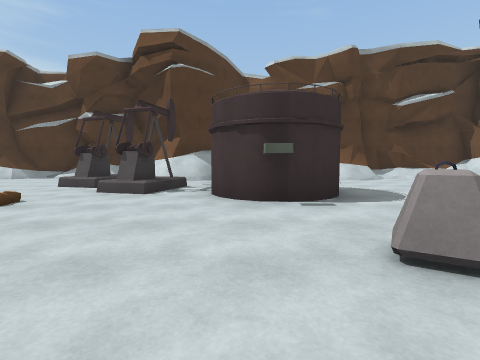
[1] (above)

21 first-person views from a walk through a 3-D level made in the Unity game engine. The camera is 1.2 m above the floor, tilts 4° down and sees 85° across. The floor is counted in squares, 2 m on a side. Each view is taken from the middle of a square. On the plan, view 1 faces up. The plan holds only what a view shows up to about 9 squares ahead; the rest is blank. The place goes on beyond the plan. Some surface patterns are stand-ins.

[2]
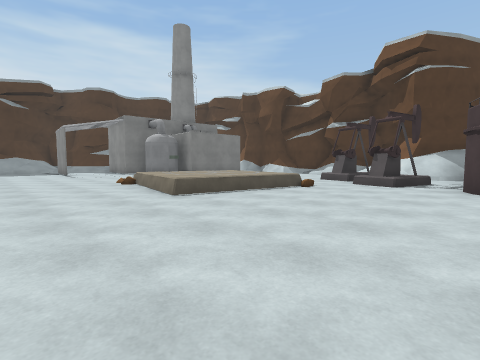

[3]
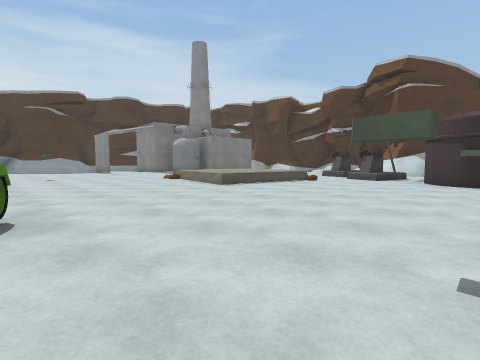

[4]
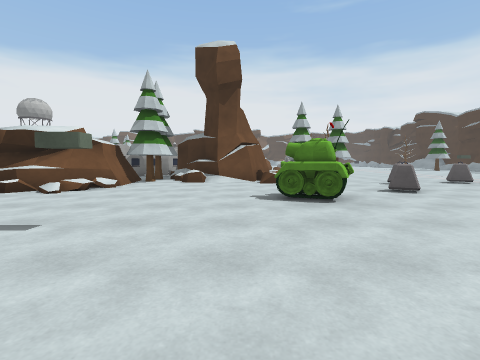

[5]
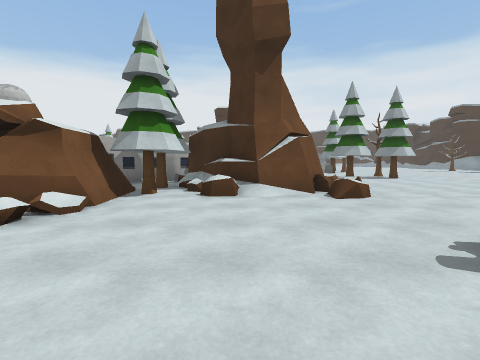

[6]
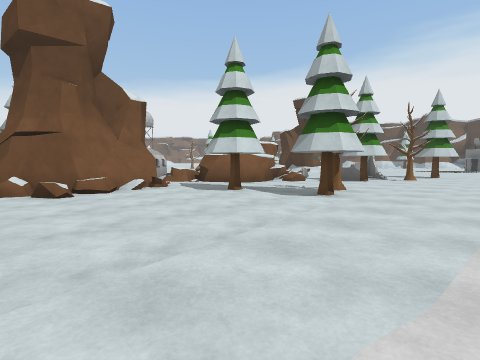

[7]
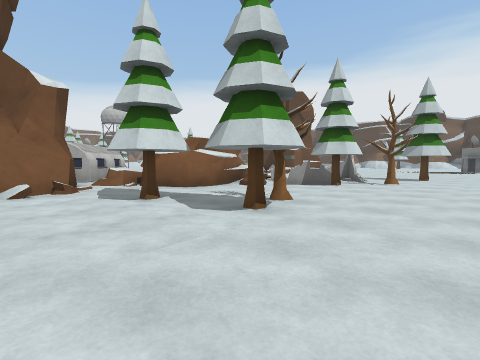

[8]
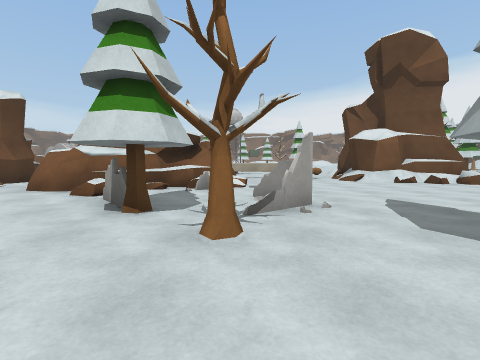

[9]
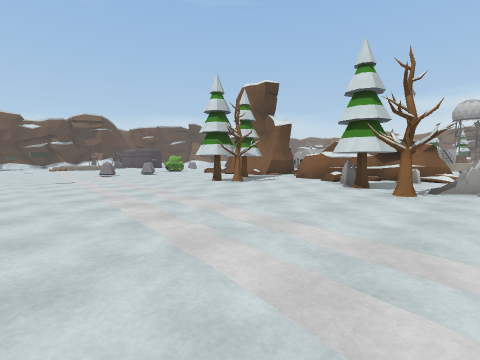

[10]
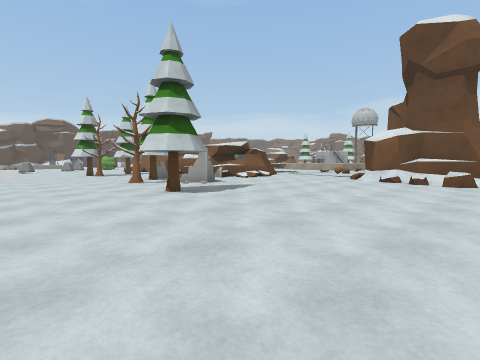

[11]
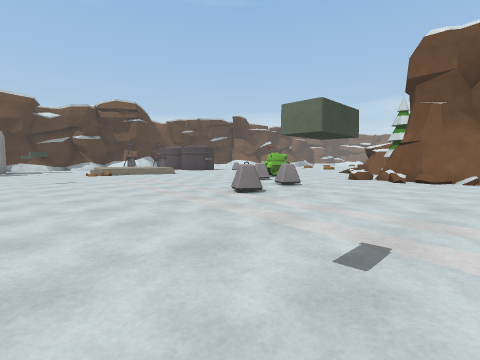

[12]
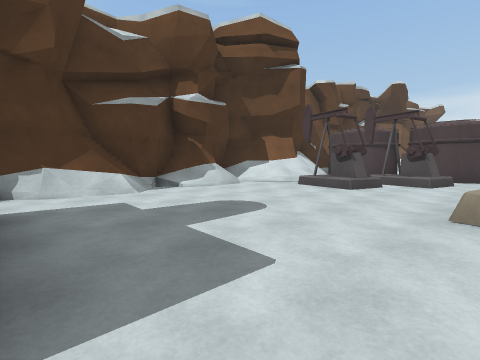

[13]
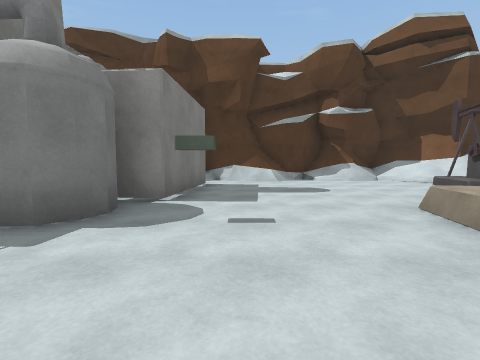

[14]
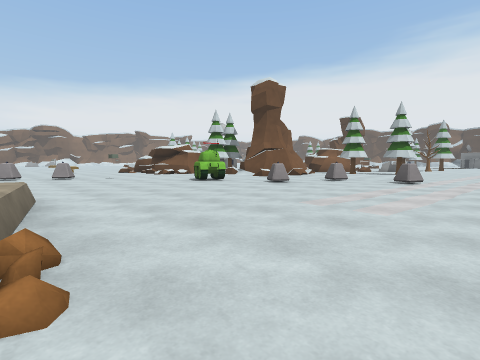

[15]
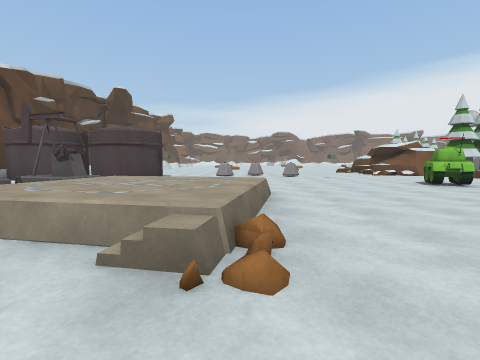

[16]
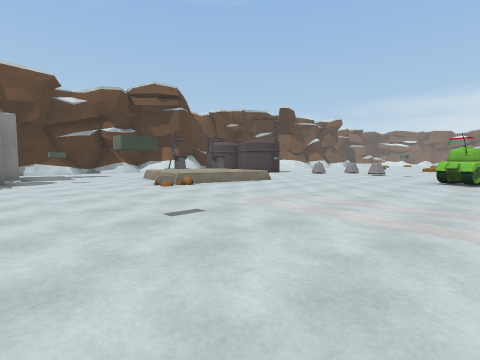

[17]
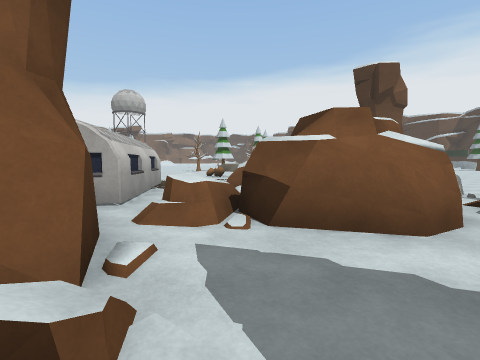

[18]
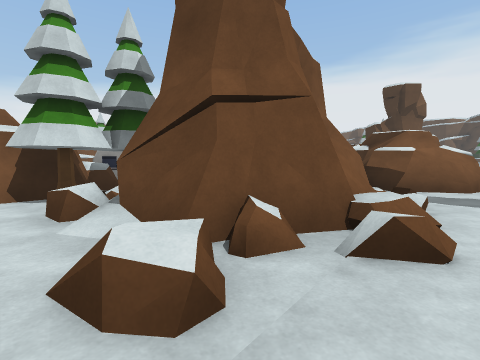

[19]
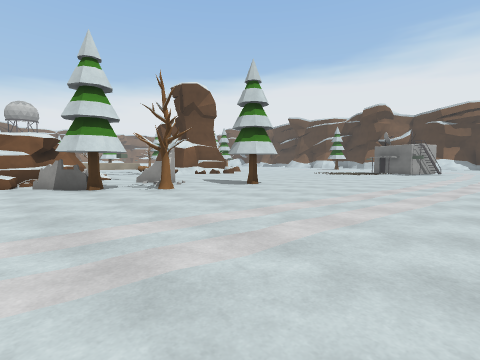

[20]
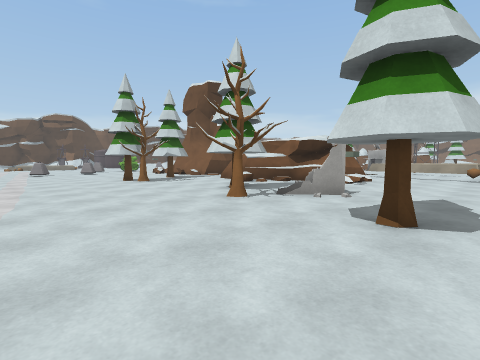

[21]
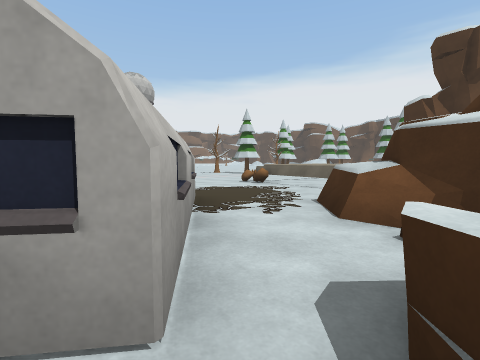

### Floor plan
Key: @ floor where view 1 was taken; # wall or solid block; . main floor; : floor 0.5 m higher than the main floor; + floor 0.75 m higher than the main floor; / step, stairs or slope; = window, fence, low wall or low ledge; ^ raised ledge; P pump; T tank; R tree; O other object.
Columns run from 11 left of view 1 to 7 right of it. Each row starts with its distance up from view 1.
 11      ###
 10  #########
  9  ###.///=###   #/
  8  #...../...#  ...
  7  #.....PP..#  ...
  6 ##.....P/P.# ...
  5 #......./P.##..
  4 #.../ //...#O..
  3 ....=::/......
  2 ....::+:....#
  1 .../=::=.....
  0 ...........@.#
 -1 ............=.
 -2 .O...........
 -3 ..............
 -4 .........T.....
 -5 .......#.T....//
 -6 ............./##
 -7 ....=.=......##
 -8 .........=##RR#
 -9 .........###RR^#
-10 .O.......####R##
-11 .........######
-12 .....R.RR...###
-13 .....RR...#=.##
-14 .........##...##
-15 ........#####....
-16 ......R#.####=....
-17 ......R..=##  .....
-18 .....R#..O=#. ^^^..
-19 ......##.....^  ^.
-20 ....RR.......^
-21 .....R......=
-22 ...........##
-23 ...........#
-24 ..........=#
-25  ..........#

Where each view was taken, in squares from view 1:
view 1: 0 up, 0 right, facing up
view 2: 2 down, 0 right, facing up-left
view 3: 4 down, 1 right, facing up-left
view 4: 0 up, 1 left, facing down
view 5: 3 down, 0 right, facing down
view 6: 8 down, 8 left, facing down-right
view 7: 10 down, 8 left, facing down-right
view 8: 18 down, 8 left, facing right
view 9: 19 down, 11 left, facing up-right
view 10: 25 down, 9 left, facing up-right
view 11: 11 down, 11 left, facing up-right
view 12: 4 up, 10 left, facing up-right
view 13: 1 up, 9 left, facing up
view 14: 1 up, 9 left, facing down-right
view 15: 1 up, 9 left, facing right
view 16: 5 down, 11 left, facing up-right
view 17: 11 down, 3 left, facing down-right
view 18: 7 down, 3 left, facing down-right
view 19: 15 down, 11 left, facing down-right
view 20: 21 down, 9 left, facing up-right
view 21: 12 down, 0 right, facing down-right
